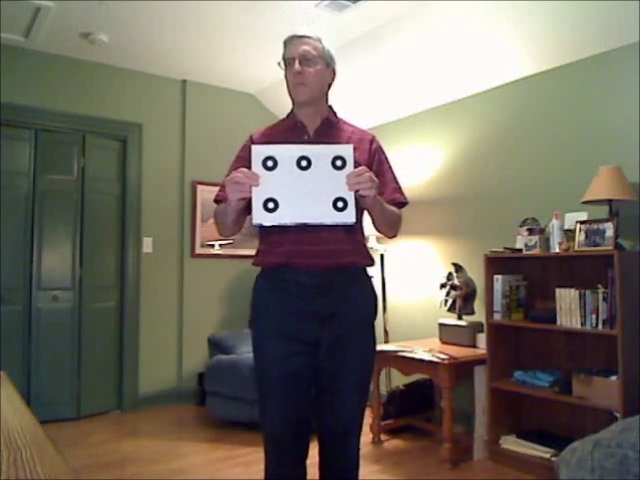
#> input picture frame 36 of HW3/fiveCCC.mp4, 640 x 480 px, given in place of hw4.avi, which was not available
$ python Chris_HW4_main.py
#> lines starting #> are read from the running program, lines starting #| are printed output that depends on the picture; after the words box and inside, x2 and y2 are one past the last pixel; in counts of white or black regions, pixels touching at a corner belong together; pictures that were not available may be replaced by others from this repository, and a replacement may not be noted
# Chris Deal
# HW4

import sys
import cv2
#import cv2.aruco
import numpy as np


# # Your mission is to use computer vision to recognize and identify the tags,
# # and display the location of the “on/off” switch to the user. The markers are 4x4 bit patterns,
# # size is 2 inches on a side, and the markers were created by specifying 100 markers in the dictionary.
# # The marker on the left is id=0; the marker on the right is id=1.

# # Here is the location of the switch (in inches):
# # With respect to marker 0: (X,Y,Z) = (2.5; -2.0; -1.0).
# # With respect to marker 1: (X,Y,Z) = (-2.5; -2.0; -5.0).

# [62 lines left out: functions makePoints0, makePoints1, not called in this run]


def drawlines(img, x1, y1, x2, y2):
    cv2.line(img, (x1, y1), (x2, y2), (255, 255, 0), 1)


def main():
    currentFrame = 0

    video_capture = cv2.VideoCapture("hw4.avi")  # Open video capture object

    got_image, img = video_capture.read()
#> img is the input picture: shape (480, 640, 3); mean B, G, R 100, 111.6, 118.5

    height = img.shape[0]
#> height = 480

    width = img.shape[1]
#> width = 640

    fourcc = cv2.VideoWriter_fourcc('D', 'I', 'V', 'X')

    outputVideo = cv2.VideoWriter("output.avi", fourcc=fourcc, fps=29.97,

                                  frameSize=(width, height))

    # Get the pattern dictionary for 4x4 markers, with ids 0 through 99.
    arucoDict = cv2.aruco.getPredefinedDictionary(cv2.aruco.DICT_4X4_100)

    if not got_image:
        print("Cannot read video source")

        sys.exit()

    while True:

        currentFrame += 1

        got_image, img = video_capture.read()

        if not got_image:
            break  # End of video; exit the while loop

        # 675,0,320,0,675,240,0,0,1
        K = np.array([
            (675, 0, 320),
            (0, 675, 240),
            (0, 0, 1)
        ]).astype(float)

        # Marker length
        MARKER_LENGTH = 2

        # distortion coefficient
        dist_coeff = None

        # Convert color image to gray image.
        gray_image = cv2.cvtColor(src=img, code=cv2.COLOR_BGR2GRAY)  # convert BGR to grayscale
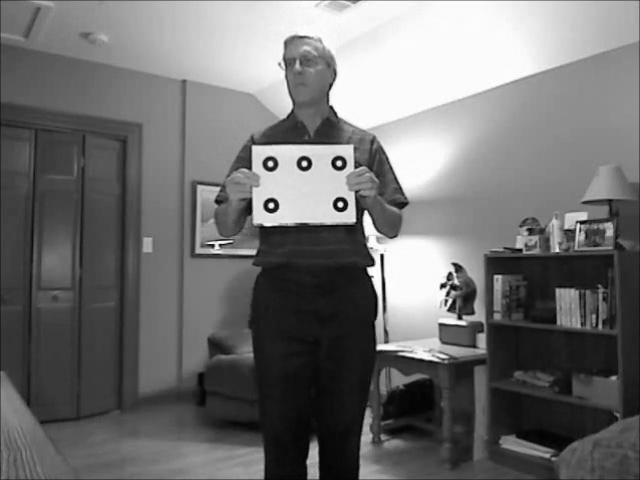
#> gray_image: shape (480, 640); min 1, max 255, mean 112.2
        output_thresh, binary_image = cv2.threshold(
            src=gray_image, maxval=255,
            type=cv2.THRESH_OTSU,  # determine threshold automatically from image
            thresh=0)  # ignore this if using THRESH_OTSU
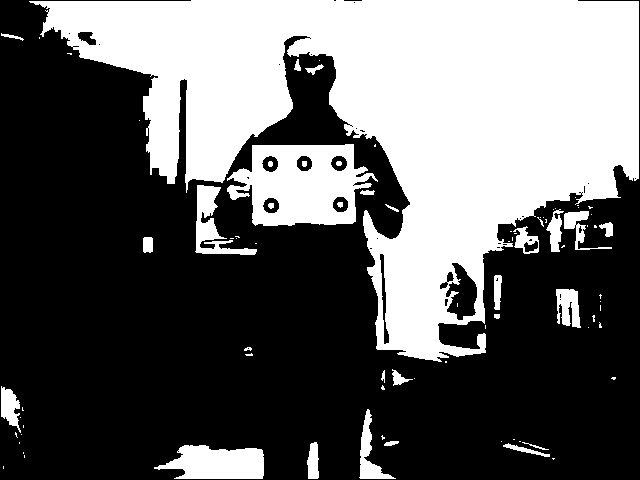
#> binary_image: shape (480, 640); 38.8% white; 85 white regions (54 under 20 px)
#> output_thresh = 126

        # Observed that editing out the findCountours & drawCountours still drew the markers just fine and maybe even smoother on the
        # original image.  Also, contrary to the notes drawCountours was performed on the binary_image and this eliminated noise

        contours, hierarchy = cv2.findContours(
            image=binary_image, mode=cv2.RETR_LIST, method=cv2.CHAIN_APPROX_SIMPLE)
#> contours = 129 contours, 93 with area under 20; largest, box (x1, y1, x2, y2) and area: (29, 0, 639, 362) 101820, (227, 144, 378, 226) 8620, (154, 445, 264, 479) 2606, (195, 185, 257, 255) 1290, (445, 262, 478, 321) 1144
#> (the run stopped early here; a loop or call above may not have finished)

$ run again, starting later in the video
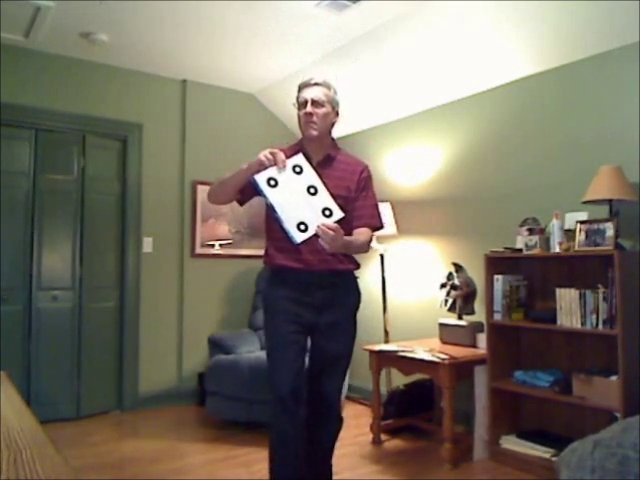
#> input picture frame 162 of HW3/fiveCCC.mp4, 640 x 480 px, given in place of hw4.avi, which was not available
#> in main, img is the input picture: shape (480, 640, 3); mean B, G, R 102.9, 116.1, 123.4
#> in main, `gray_image = cv2.cvtColor(src=img, code=cv2.COLOR_BGR2GRAY)`:
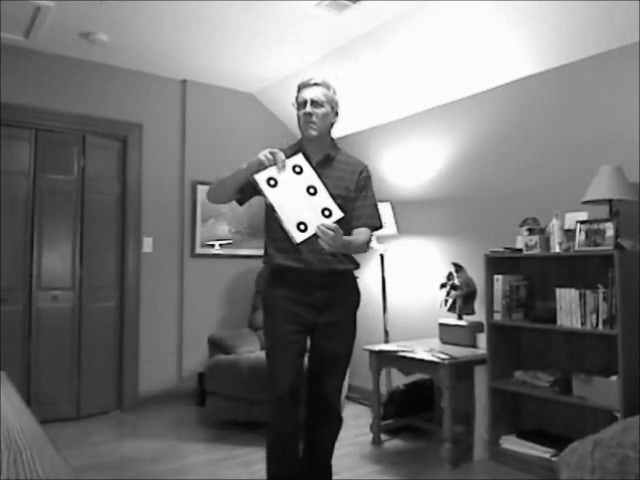
#> gray_image: shape (480, 640); min 0, max 255, mean 116.7
#> in main, `output_thresh, binary_image = cv2.threshold( src=gray_image, maxval=25..`:
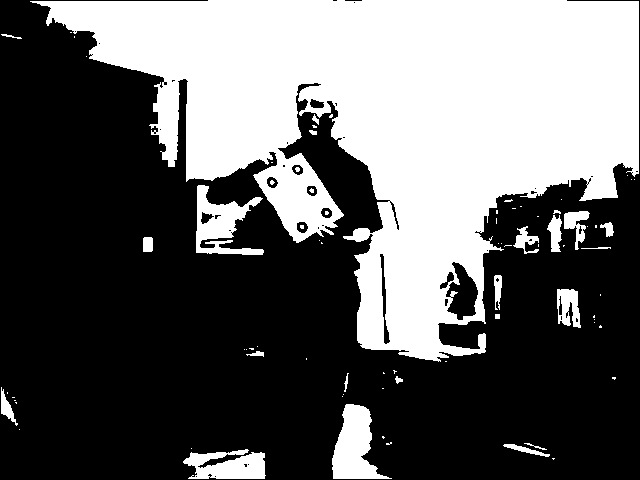
#> binary_image: shape (480, 640); 38.9% white; 79 white regions (55 under 20 px)
#> output_thresh = 130
#> contours = 130 contours, 98 with area under 20; largest, box (x1, y1, x2, y2) and area: (30, 0, 639, 362) 110308, (332, 404, 392, 479) 2359, (196, 185, 264, 255) 2084, (183, 449, 266, 479) 1602, (445, 261, 479, 321) 1166

$ run again, starting later in the video
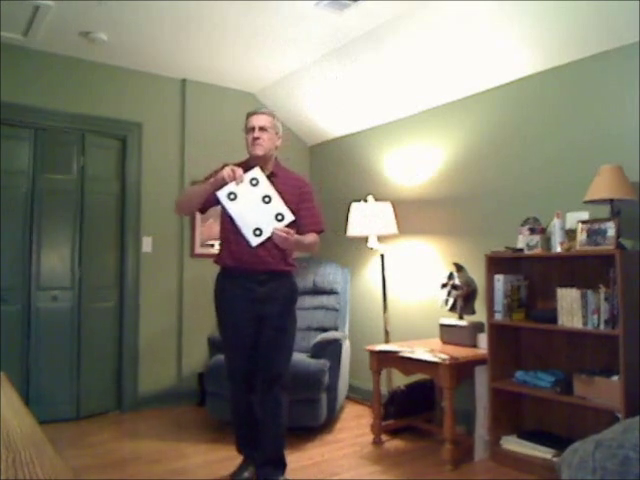
#> input picture frame 288 of HW3/fiveCCC.mp4, 640 x 480 px, given in place of hw4.avi, which was not available
#> in main, img is the input picture: shape (480, 640, 3); mean B, G, R 105.7, 119.9, 126
#> in main, `gray_image = cv2.cvtColor(src=img, code=cv2.COLOR_BGR2GRAY)`:
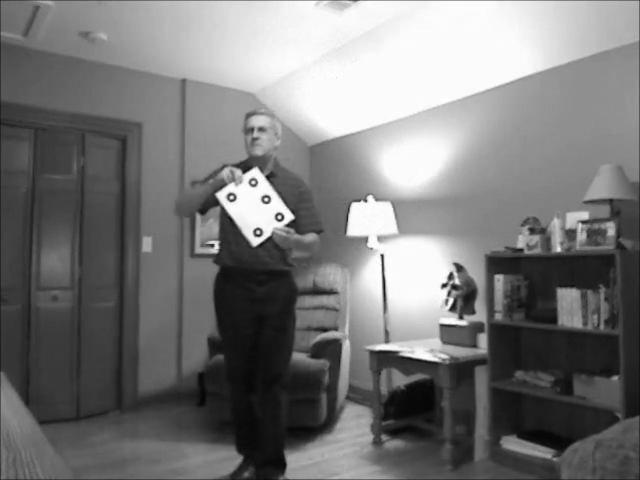
#> gray_image: shape (480, 640); min 4, max 255, mean 120.1
#> in main, `output_thresh, binary_image = cv2.threshold( src=gray_image, maxval=25..`:
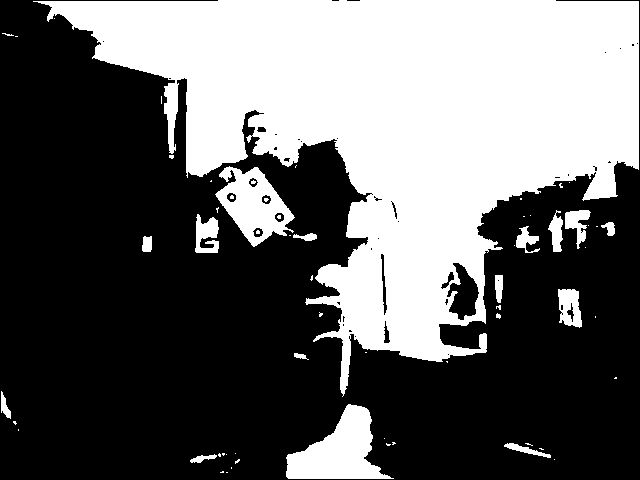
#> binary_image: shape (480, 640); 39.4% white; 63 white regions (46 under 20 px)
#> output_thresh = 133
#> contours = 111 contours, 82 with area under 20; largest, box (x1, y1, x2, y2) and area: (33, 0, 639, 397) 109690, (286, 404, 394, 479) 4082, (215, 166, 295, 247) 3486, (446, 262, 480, 321) 1120, (558, 289, 582, 328) 678
